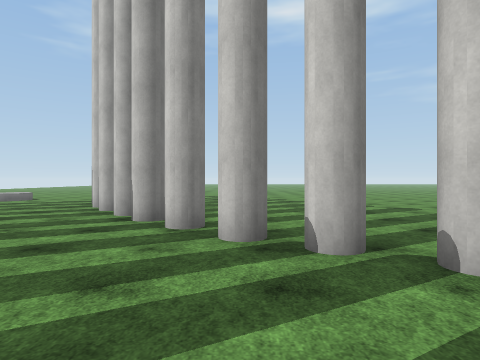
view 1 (above)

24 first-person views from a walk through a Unity game level. The camera is 1.5 m above the floor, looks level and sees 75° across. The floor is counted in squares, 2 m on a side. Each view is taken from the middle of a square. On the plan, view 1 faces up. The plan holds only what a view shows up to about 10 squares ahead; the rest is blank. The place goes on beyond the plan. Some animated figures are left out. Surface patterns are stand-ins for the level's own textures.

view 2
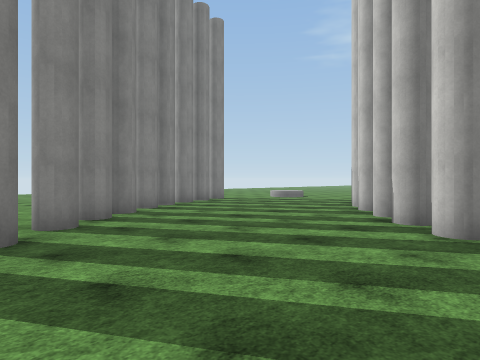

view 3
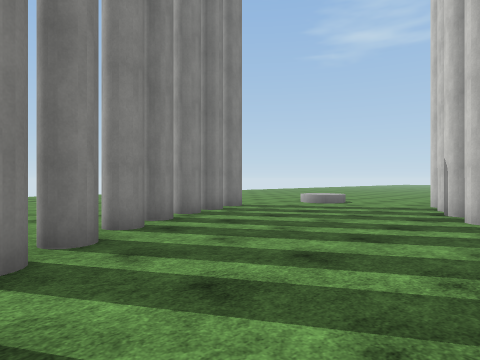

view 4
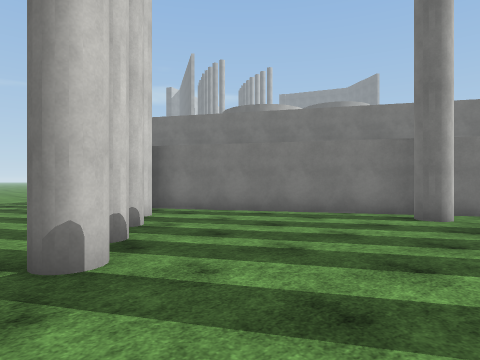

view 5
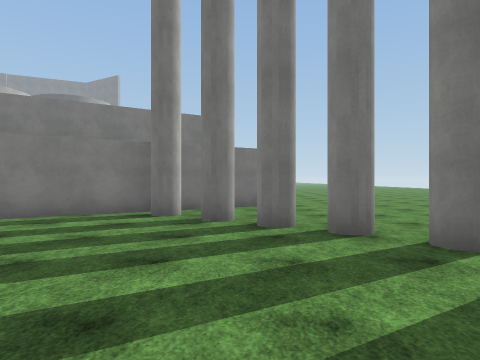

view 6
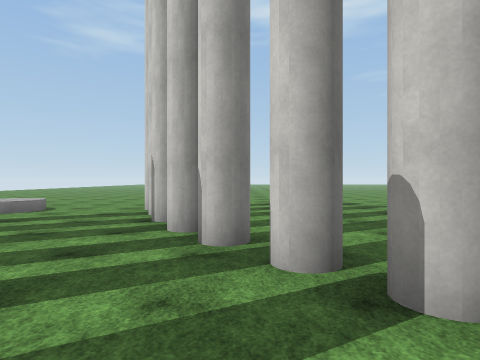

view 7
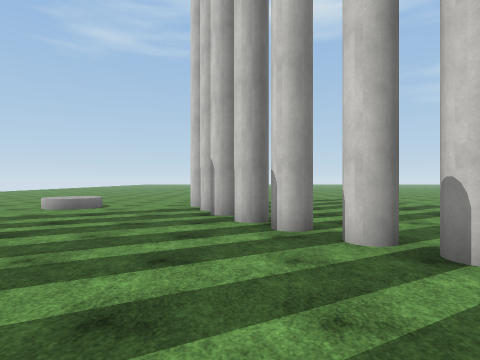

view 8
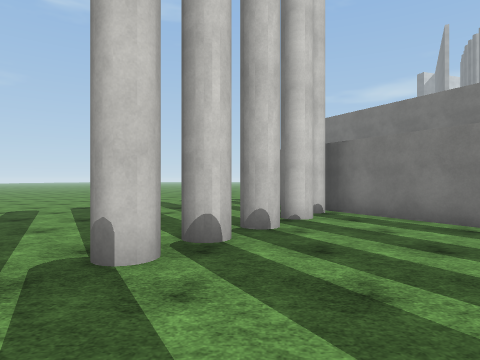

view 9
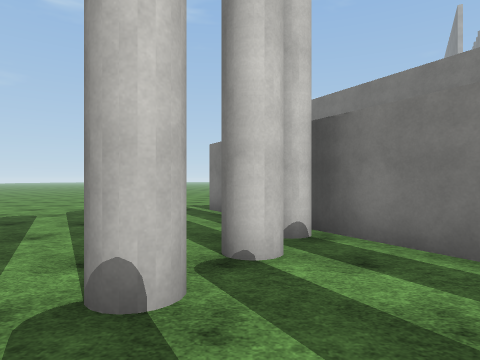

view 10
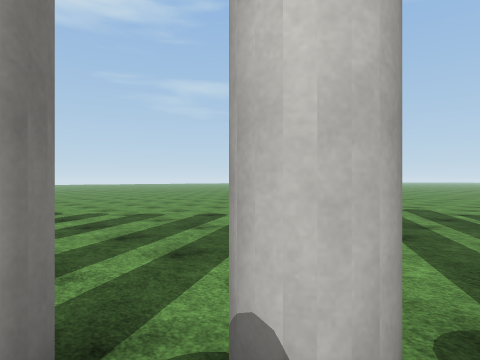

view 11
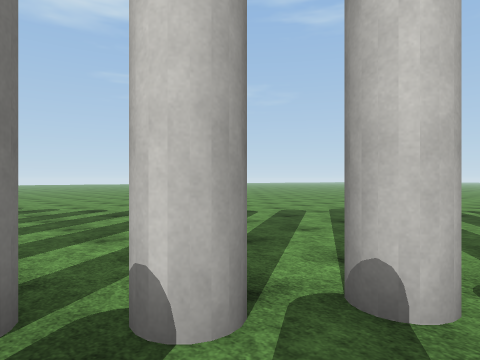

view 12
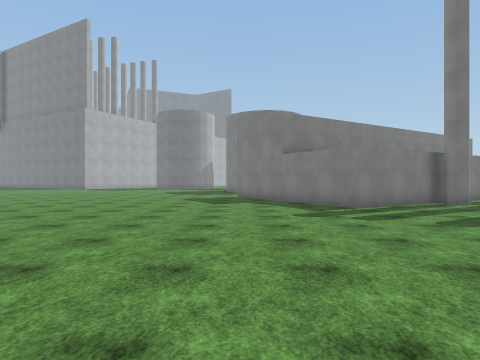

view 13
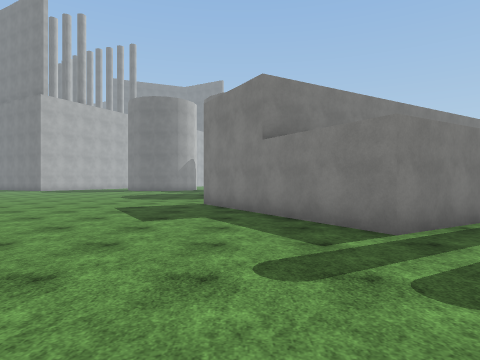

view 14
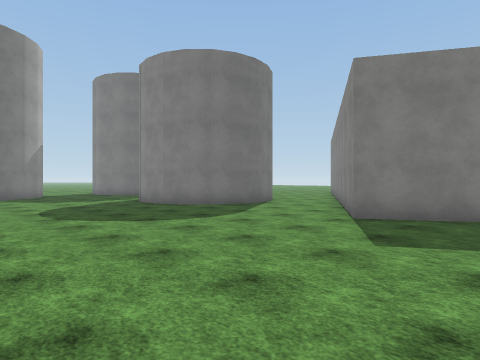

view 15
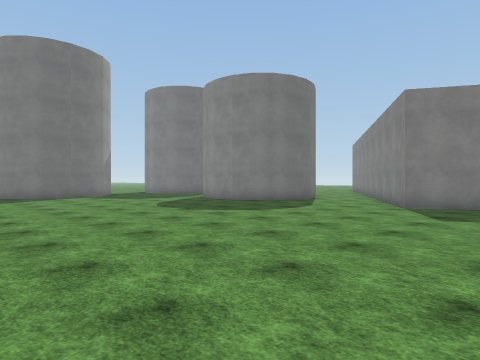

view 16
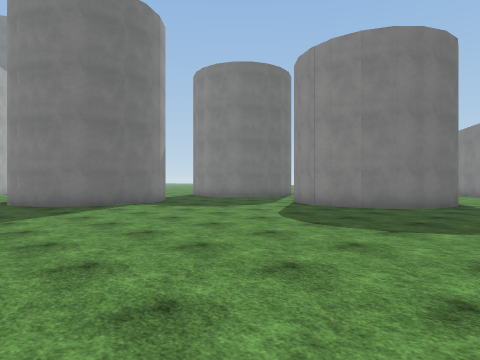

view 17
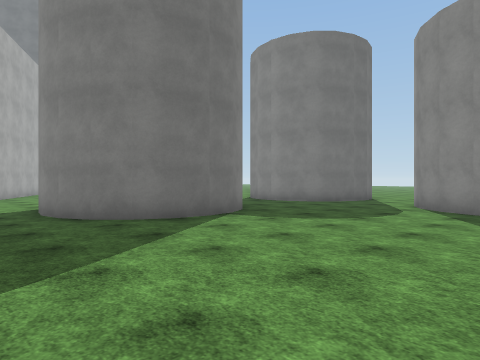

view 18
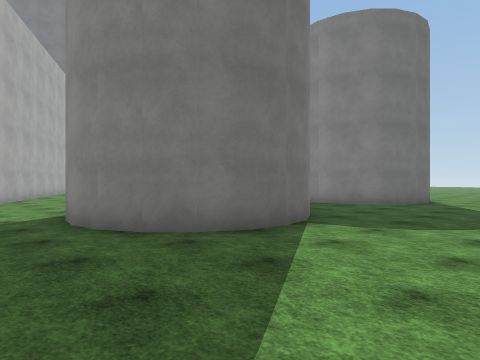

view 19
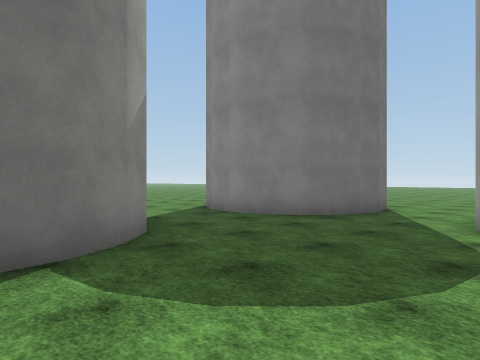

view 20
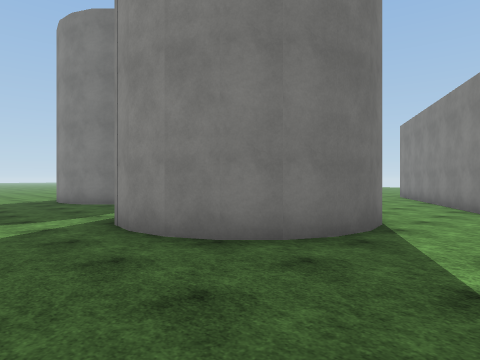

view 21
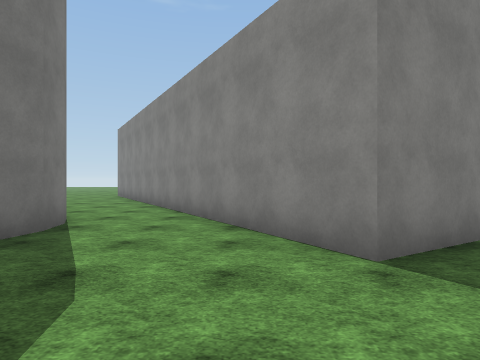

view 22
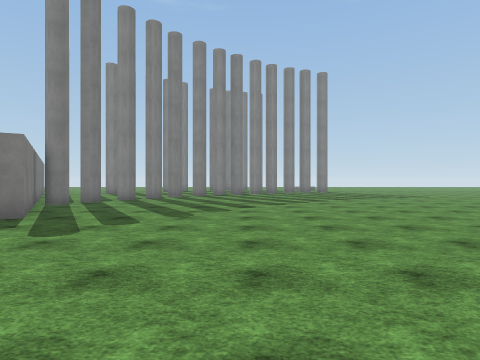

view 23
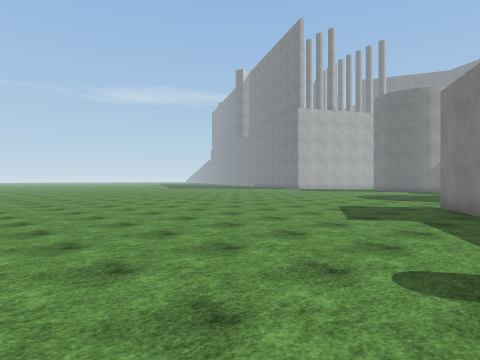

view 24
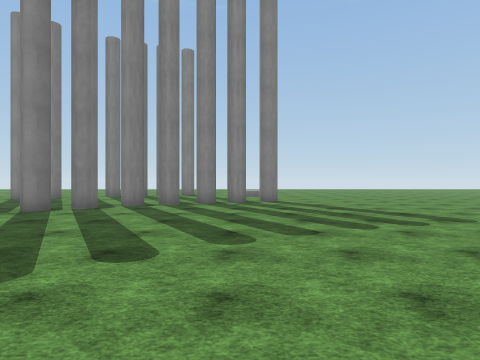

### Floor plan
Key: @ floor where view 1 was taken; # wall or solid block; . floor; / step, stairs or slope.
Columns run from 9 left of view 1 to 20 right of it. Each row starts with its distance up from view 1.
 14  ... ..........
 13  ... ............
 12 //..#.............
 11 //..#.............. .
 10 .....#................
  9 .....#.................
  8 #.....#.................
  7 #......#................
  6 #......#.....................
  5 ##......#.....................
  4 .#.......#....................
  3 ..##......##.................
  2 ...##.......#...##..........
  1  ...##.......######.........
  0    ..##..@..##    #...........
 -1   ....#....##     ##..........
 -2   ......####       #..........
 -3  ..   .##         ###.........
 -4  ..   ##        ###...........
 -5               ###.............
 -6              ##...............
 -7             ##....##..........
 -8             .....####.........
 -9              ..     #.........
-10                     #.........
-11                    ##.........
-12                ...............
-13               ................
-14               ...##...........
-15                   ##...####...
-16                    #...   ##.
-17                    #...    #.
-18                    #..      .
-19                    ...     ..
-20                            ..
-21                           ...
-22                           ..
-23                            .#
-24                            ##

Positions as (right, up) in squares from view 1, and headings:
1: (0, 0), facing up
2: (0, 0), facing up-left
3: (-3, 2), facing up-left
4: (-3, 5), facing down-right
5: (-3, 5), facing down
6: (-3, 4), facing up
7: (-4, 3), facing up
8: (-3, 3), facing right
9: (0, 2), facing right
10: (1, 2), facing up-right
11: (0, 2), facing up-right
12: (11, 11), facing down
13: (10, 7), facing down
14: (17, 0), facing down-left
15: (20, 0), facing down-left
16: (20, -5), facing down-left
17: (20, -9), facing down-left
18: (20, -11), facing down-left
19: (16, -11), facing down-left
20: (14, -5), facing down-left
21: (14, -4), facing left
22: (14, 7), facing left
23: (9, 7), facing down-right
24: (6, 11), facing left
